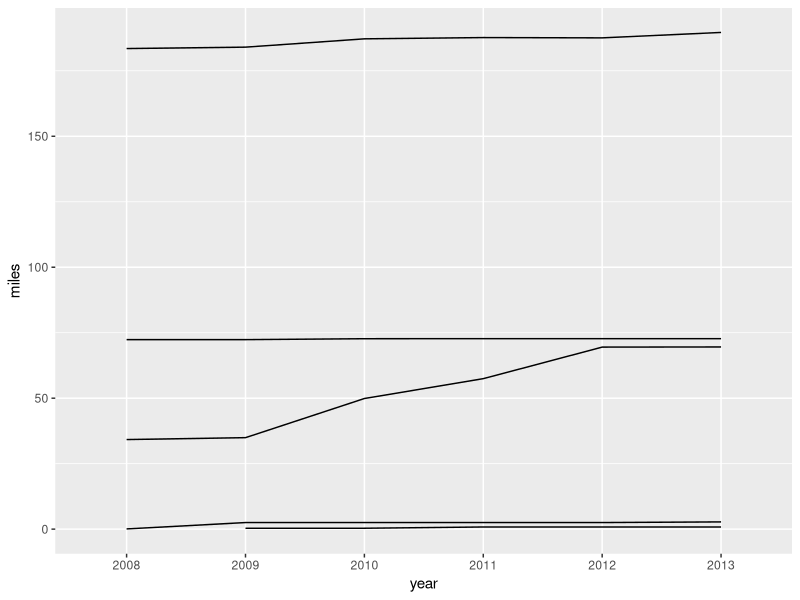
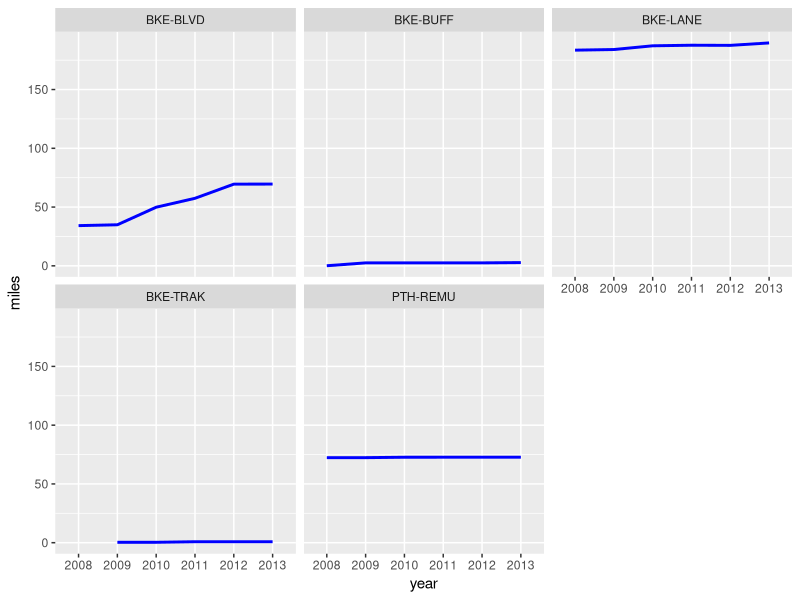
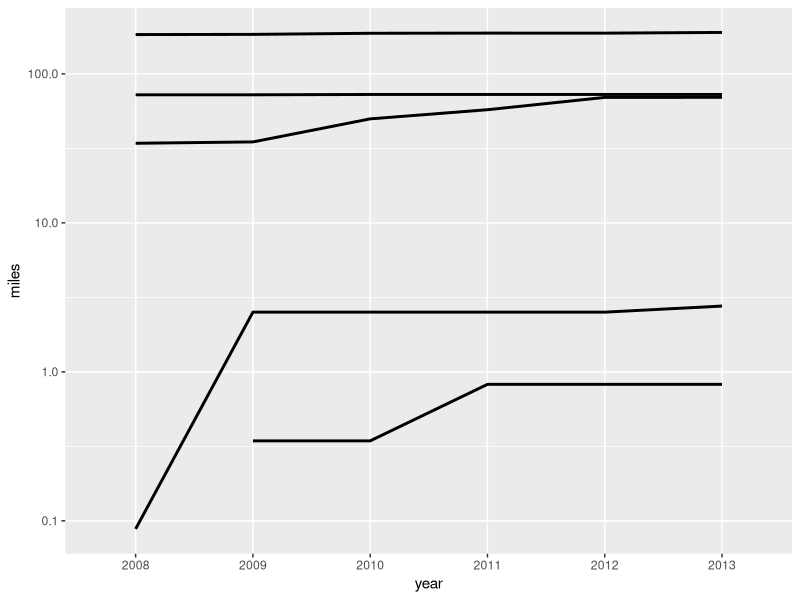

Generate these figures, in order, with R: (Note: this script raises an error after producing the figures.)
# tidyr gather and spread
library(tidyverse)

bikenet <- read_csv("data/bikenet-change.csv")
str(bikenet)
head(bikenet)

# gather facility columns into single year variable
bikenet_long <- bikenet %>% 
  gather(key="year", value="facility", 
         facility2008:facility2013, na.rm = T) %>%
  mutate(year = str_sub(year, start= -4), quad = str_sub(fdpre, end = 2))

head(bikenet_long)
str(bikenet_long)

bikenet_long %>% filter(bikeid == 139730) # peek at SW Broadway
?filter
fac_lengths <- bikenet_long %>% 
  filter(facility %in% c("BKE-LANE", "BKE-BLVD", "BKE-BUFF", "BKE-TRAK",
                         "PTH-REMU")) %>%
  group_by(year, facility) %>%
  summarise(metres = sum(length_m)) %>%
  mutate(miles = metres / 1609)
head(fac_lengths)

p <- ggplot(fac_lengths, aes(year, miles, group = facility, 
))
p + geom_line()
p + geom_line(size = 1, color = "blue") + facet_wrap( ~ facility)
p + geom_line(size = 1) + scale_y_log10()

p <- ggplot(fac_lengths, aes(year, miles, group = facility))                    
p + geom_line(size = 1, color = "blue") + facet_wrap( ~ quad)


fac_length <- aggregate(length_m ~ facility + year, data=bikenet_long, sum)
head(fac_length)
fac_length <- subset(fac_length, !is.na(facility))

str(fac_length)

p <- ggplot(data=fac_length, aes(year, length_m, group=factor(facility), 
                                 color=(factor(facility))))
p + geom_bar()



?gather
